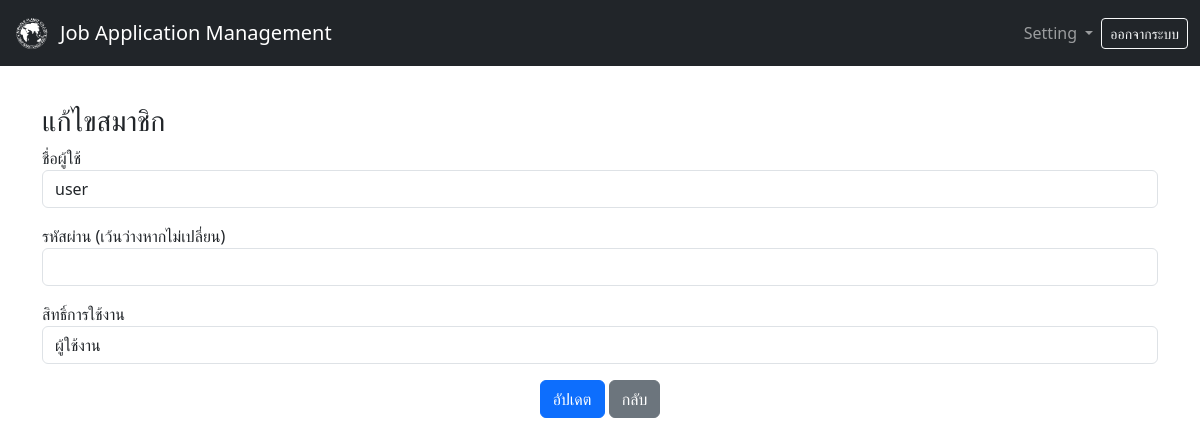
The page /user_edit.php?id=2 on the database as committed earlier.
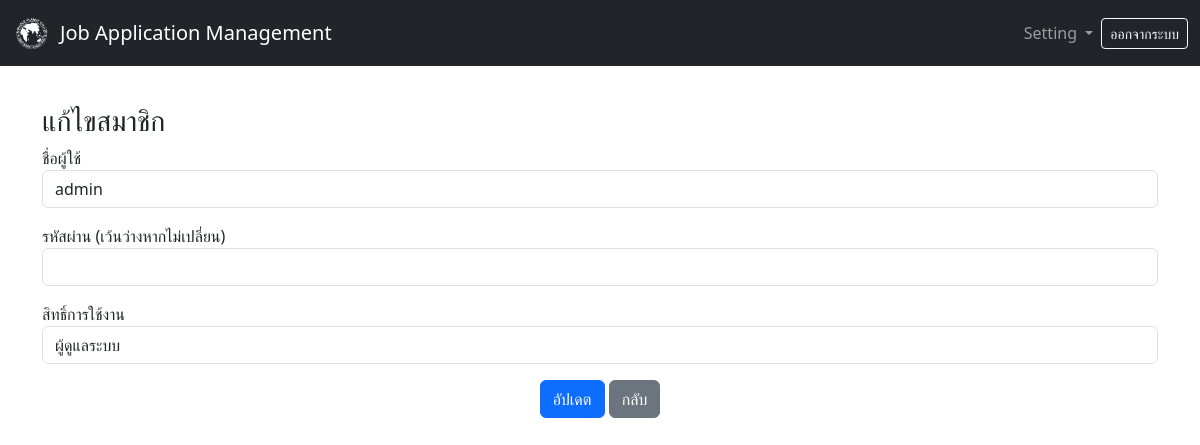
The same page on the database as committed later.
### tables this page shows
CREATE TABLE users (
    id INT AUTO_INCREMENT PRIMARY KEY,
    username VARCHAR(50) NOT NULL UNIQUE,
    password VARCHAR(255) NOT NULL,
    role ENUM('admin', 'user') NOT NULL DEFAULT 'user',
    created_at TIMESTAMP DEFAULT CURRENT_TIMESTAMP
);

### user_edit.php (the view, shortened to what this page needs)
<?php
include 'config.php';
$id = $_GET['id'] ?? 0;
$sql = "SELECT * FROM users WHERE id = ?";
$stmt = $conn->prepare($sql);
$stmt->bind_param("i", $id);
$stmt->execute();
$user = $stmt->get_result()->fetch_assoc();
?>
<!DOCTYPE html>
<html lang="th">
<head>
  <link rel="stylesheet" href="assets/style_back_office.css">
  <link href="https://cdn.jsdelivr.net/npm/bootstrap@5.3.0/dist/css/bootstrap.min.css" rel="stylesheet">
</head>
<body class="container mt-4">
  <?php include "nav.php"; ?>
  <h3>แก้ไขสมาชิก</h3>
  <form method="post">
    <div class="mb-3">
      <label>ชื่อผู้ใช้</label>
      <input type="text" name="username" value="<?= htmlspecialchars($user['username']) ?>" class="form-control" required>
    </div>
    <div class="mb-3">
      <label>รหัสผ่าน (เว้นว่างหากไม่เปลี่ยน)</label>
      <input type="password" name="password" class="form-control">
    </div>
    <div class="mb-3">
      <label>สิทธิ์การใช้งาน</label>
      <select name="role" class="form-control">
        <option value="user" <?= $user['role']=='user'?'selected':'' ?>>ผู้ใช้งาน</option>
        <option value="admin" <?= $user['role']=='admin'?'selected':'' ?>>ผู้ดูแลระบบ</option>
      </select>
    </div>
    <div class="text-center">
      <button type="submit" class="btn btn-primary">อัปเดต</button>
      <a href="user_manage.php" class="btn btn-secondary">กลับ</a>
    </div>
  </form>
</body>
</html>

### nav.php (shortened to what this page needs)
<nav class="navbar navbar-expand-lg navbar-dark bg-dark fixed-top">
  <div class="container-fluid">
    <a class="navbar-brand d-flex align-items-center" href="dashboard.php">
      <img src="assets/img/miracleplanet-transparent-white.png" alt="logo" width="40" height="40" class="me-2">
      Job Application Management
    </a>
      <ul class="navbar-nav ms-auto">
        <li class="nav-item dropdown">
          <a class="nav-link dropdown-toggle" href="#" id="navbarDropdownMenuLink" role="button" data-bs-toggle="dropdown" aria-expanded="false">
            Setting
          </a>
        </li>
      </ul>
      <div class="d-flex">
        <a href="logout.php" class="btn btn-outline-light btn-sm">ออกจากระบบ</a>
      </div>
    </div>
</nav>

### assets/style_back_office.css (style rules this page uses)
body { padding-bottom: 70px; padding-top: 80px; background-color: #f8f9fa; }

Rows that differ between the two databases and show on the page:
changed users: username "user" → "admin"; role "ผู้ใช้งาน" → "ผู้ดูแลระบบ"
